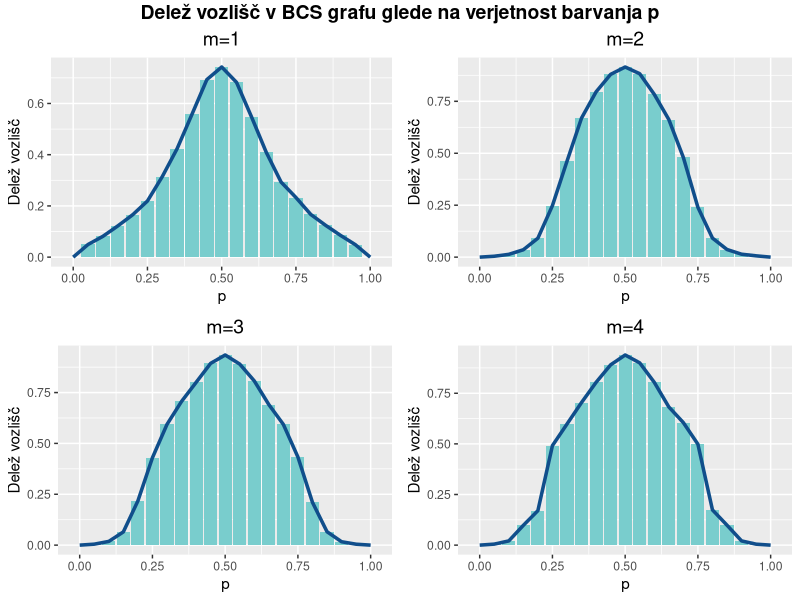
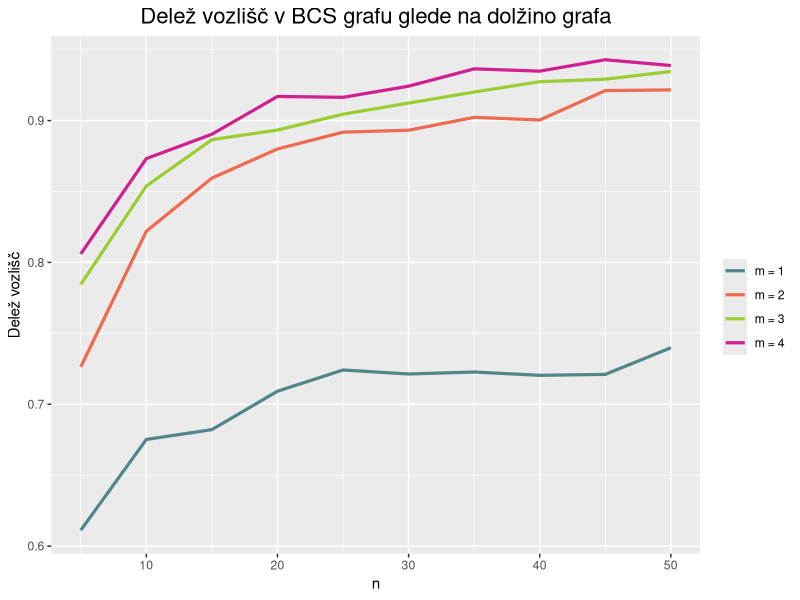
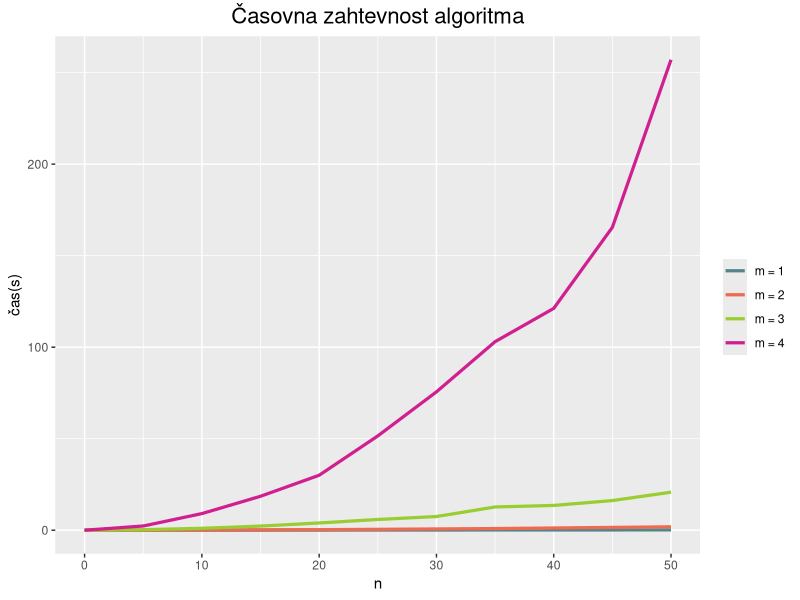

Recreate these plots in R, in order.
library('readxl')
library('ggplot2') 
library("ggpubr")

# Delež vozlišč v BCS grafu glede na verjetnost barvanja p 

p <- c(0, 0.05, 0.1, 0.15, 0.2, 0.25, 0.3, 0.35, 0.4, 0.45, 0.5, 0.55, 0.6, 0.65, 0.7, 0.75, 0.8, 0.85, 0.9, 0.95, 1)

ena_p <- read_excel('1x50_p.xlsx')
dva_p <- read_excel('2x50_p.xlsx')
tri_p <- read_excel('3x50_p.xlsx')
stiri_p <- read_excel('4x50_p.xlsx')

povprecje_ena_p <- data.frame(p, pov = colMeans(ena_p)/50)
povprecje_dva_p <- data.frame(p, pov = colMeans(dva_p)/100)
povprecje_tri_p <- data.frame(p, pov = colMeans(tri_p)/150)
povprecje_stiri_p <- data.frame(p, pov = colMeans(stiri_p)/200)

e_p <- ggplot(data = povprecje_ena_p, aes(x=p)) + 
  geom_col(aes(y=pov), fill = 'darkslategray3') + 
  geom_line(aes(y=pov), size=1.2, colour= 'dodgerblue4') +
  xlab("p") + 
  ylab("Delež vozlišč") +
  ggtitle("m=1") +
  theme(plot.title = element_text(hjust = 0.5, size = 14))

d_p <- ggplot(data = povprecje_dva_p, aes(x=p)) + 
  geom_col(aes(y=pov), fill = 'darkslategray3') + 
  geom_line(aes(y=pov), size=1.2, colour= 'dodgerblue4') +
  xlab("p") + 
  ylab("Delež vozlišč") +
  ggtitle("m=2") +
  theme(plot.title = element_text(hjust = 0.5, size = 14))

t_p <- ggplot(data = povprecje_tri_p, aes(x=p)) + 
  geom_col(aes(y=pov), fill = 'darkslategray3') + 
  geom_line(aes(y=pov), size=1.2, colour= 'dodgerblue4') +
  xlab("p") + 
  ylab("Delež vozlišč") +
  ggtitle("m=3") +
  theme(plot.title = element_text(hjust = 0.5, size = 14))

s_p <- ggplot(data = povprecje_stiri_p, aes(x=p)) + 
  geom_col(aes(y=pov), fill = 'darkslategray3') + 
  geom_line(aes(y=pov), size=1.2, colour= 'dodgerblue4') +
  xlab("p") + 
  ylab("Delež vozlišč") +
  ggtitle("m=4") +
  theme(plot.title = element_text(hjust = 0.5, size = 14))

z <- ggarrange(e_p, d_p, t_p, s_p, ncol = 2, nrow = 2)

print(annotate_figure(z, top = text_grob("Delež vozlišč v BCS grafu glede na verjetnost barvanja p", face = "bold", size = 14)))

# Delež vozlišč v BCS grafu glede na dolžino grafa

n <- c(5, 10, 15, 20, 25, 30, 35, 40, 45, 50)
colors <- c("m = 1" = "cadetblue4", "m = 2" = "coral2", "m = 3" = "olivedrab3", "m = 4" = "violetred")

ena_n <- read_excel('1xn_0.5.xlsx')
dva_n <- read_excel('2xn_0.5.xlsx')
tri_n <- read_excel('3xn_0.5.xlsx')
stiri_n <- read_excel('4xn_0.5.xlsx')

povprecje_n <- data.frame(n, 
                              pov1 = colMeans(ena_n)/n, 
                              pov2 = colMeans(dva_n)/(n*2),
                              pov3 = colMeans(tri_n)/(n*3),
                              pov4 = colMeans(stiri_n)/(n*4))

gn <- ggplot(data = povprecje_n, aes(x=n, legenda = n)) + 
  geom_line(aes(y=pov1, color= 'm = 1'), size=1.1) +
  geom_line(aes(y=pov2, color= 'm = 2'), size=1.1) +
  geom_line(aes(y=pov3, color= 'm = 3'), size=1.1) +
  geom_line(aes(y=pov4, color= 'm = 4'), size=1.1) +
  labs( x = 'n',
        y = 'Delež vozlišč',
        color = ' ')+
  scale_color_manual(values=colors) +
  ggtitle("Delež vozlišč v BCS grafu glede na dolžino grafa") +
  theme(plot.title = element_text(hjust = 0.5, size = 16))

print(gn)


# Časovna zahtevnost

n2 <- c(0, 5, 10, 15, 20, 25, 30, 35, 40, 45, 50)
cas <- read_excel('cas.xlsx', sheet = 2)
colnames(cas) <- c('ena', 'dva', 'tri', 'stiri')

gcas <- ggplot(data = cas, aes(x=n2, legenda = n2)) + 
  geom_line(aes(y=ena, color= 'm = 1'), size=1.1) +
  geom_line(aes(y=dva, color= 'm = 2'), size=1.1) +
  geom_line(aes(y=tri, color= 'm = 3'), size=1.1) +
  geom_line(aes(y=stiri, color= 'm = 4'), size=1.1) +
  labs( x = 'n',
        y = 'čas(s)',
        color = ' ')+
  scale_color_manual(values=colors) +
  ggtitle("Časovna zahtevnost algoritma") +
  theme(plot.title = element_text(hjust = 0.5, size = 16))

print(gcas)